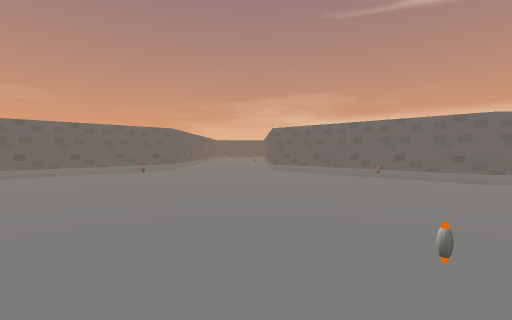
view 1 (above)

15 first-person views from a walk through a 3-D level made in the Unity game engine. The camera is 1.5 m above the floor, tilts 2° down and sees 85° across. The floor is counted in squares, 2.5 m on a side. Each view is taken from the middle of a square. On the plan, view 1 faces up. The plan holds only what a view shows up to about 9 squares ahead; the rest is blank. The place goes on beyond the plan. The player is left out. Some animated figures are not drawn. Door leaves are left out, so doorways stand open. Some surface patterns are stand-ins.

view 2
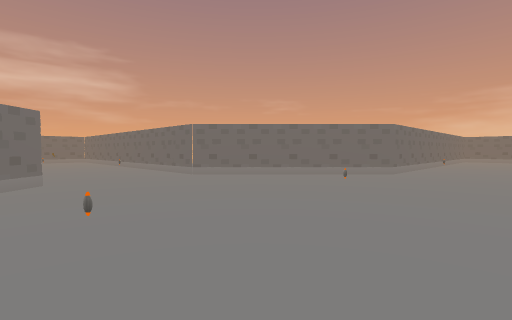

view 3
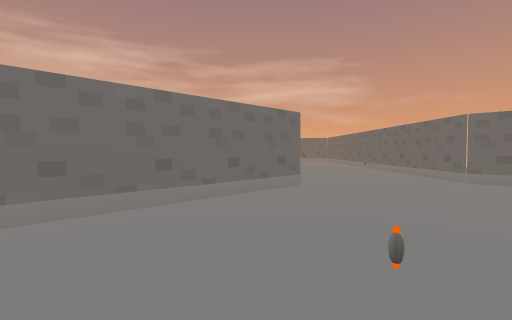

view 4
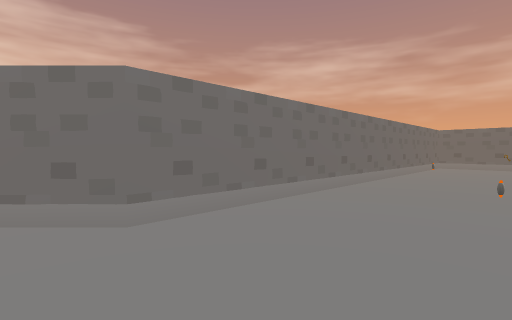

view 5
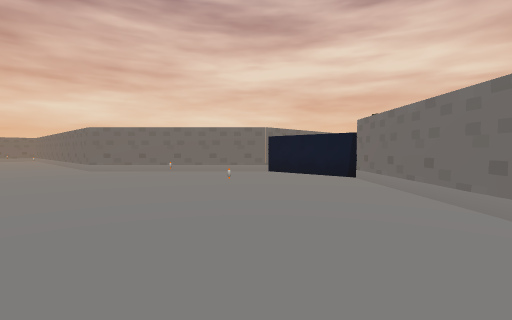

view 6
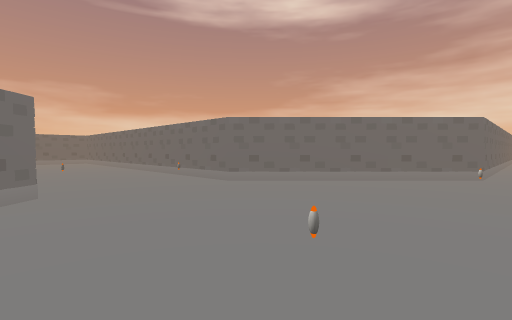

view 7
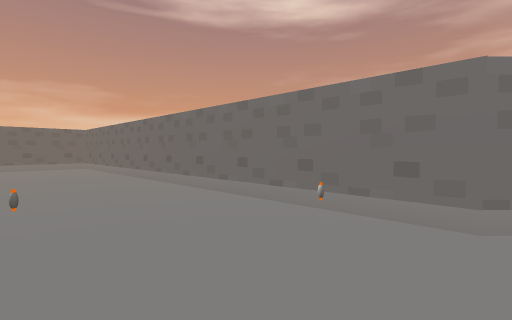

view 8
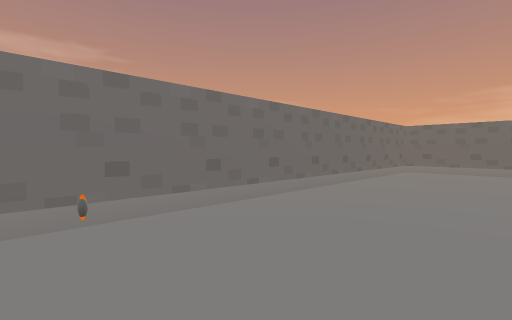

view 9
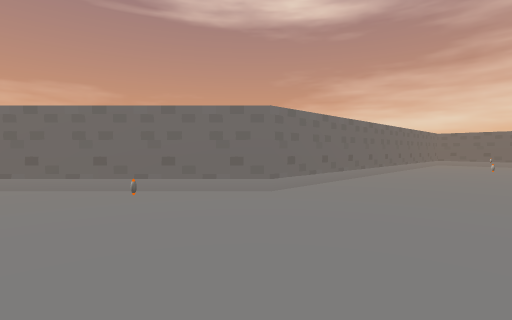

view 10
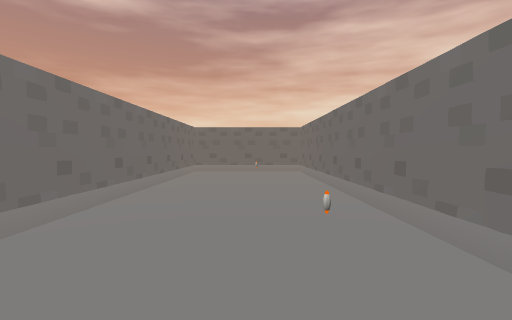

view 11
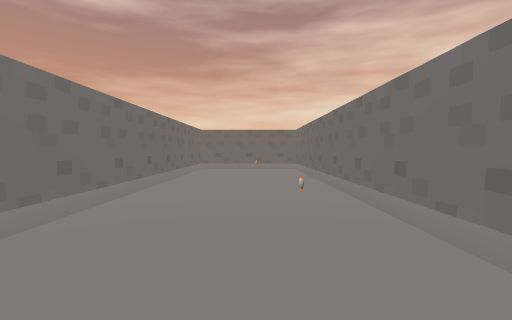

view 12
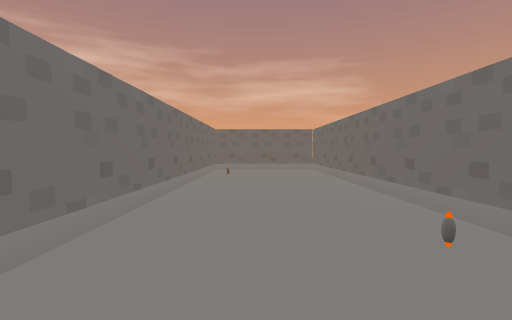

view 13
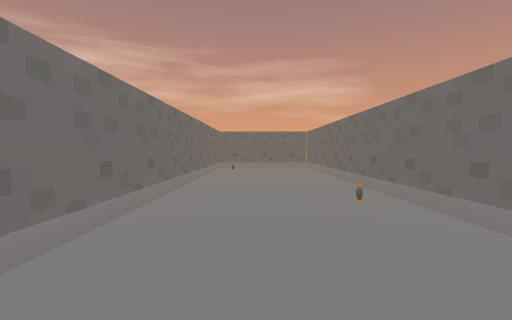

view 14
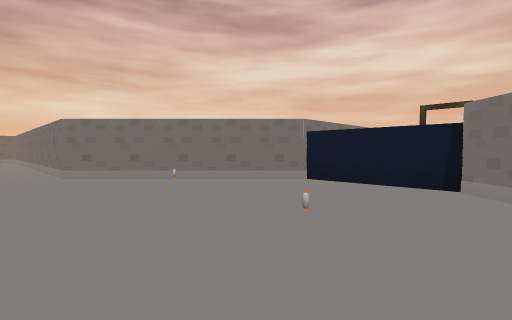

view 15
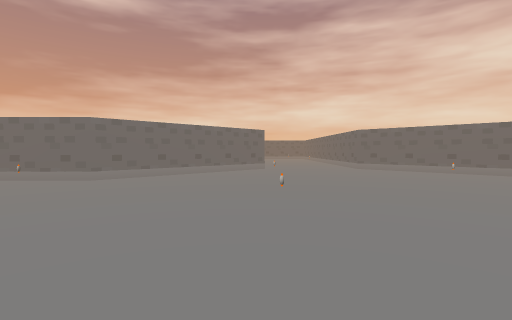

### Floor plan
Points are (right, up) in squares from view 1. A wall is a line through its corners. A room is listed if a view was taken in it or the views show most of it. See-through windows are left out.
Room 1 (views 1, 2, 3, 4, 5, 6, 7, 8, 9, 10, 11, 12, 13, 14, 15)
walls: (0.5, 8) (0.5, 18.2) (-2.5, 18.2) (-2.5, 8.3) (-6, 4.8); (0.7, 8.4) (0.2, 8.7); (0.7, 9) (0.2, 9.3); (0.7, 9.1) (0.3, 9.3); (-5.7, 4.7) (-15.7, 4.7) (-15.7, 1.8) (-5.6, 1.8); (-6, 1.9) (-2.2, -1.9) (0.3, -1.9) (3.9, 1.8) (13.9, 1.8) (13.9, 4.7) (4, 4.7) (0.3, 8.4); (-7.7, 2) (-7.4, 1.6); (-8.6, 2) (-8.2, 1.5)
objects: other object (-11, 3); other object (-8, 4); other object (-2, 1); other object (-2, 5); other object (-2, 10); other object (0, 9); other object (1, 1); other object (2, 5); other object (8, 3)

Where each view was taken, in squares from view 1:
view 1: 0 up, 0 right, facing up
view 2: 1 up, 0 right, facing up-left
view 3: 1 up, 1 left, facing left
view 4: 4 up, 5 left, facing down-left
view 5: 4 up, 5 left, facing down-right
view 6: 4 up, 3 left, facing up-right
view 7: 8 up, 2 left, facing up-right
view 8: 10 up, 0 right, facing up-left
view 9: 2 up, 1 right, facing up-right
view 10: 3 up, 6 right, facing right
view 11: 3 up, 5 right, facing right
view 12: 3 up, 7 left, facing left
view 13: 3 up, 6 left, facing left
view 14: 3 up, 3 left, facing down-right
view 15: 5 up, 5 left, facing right
